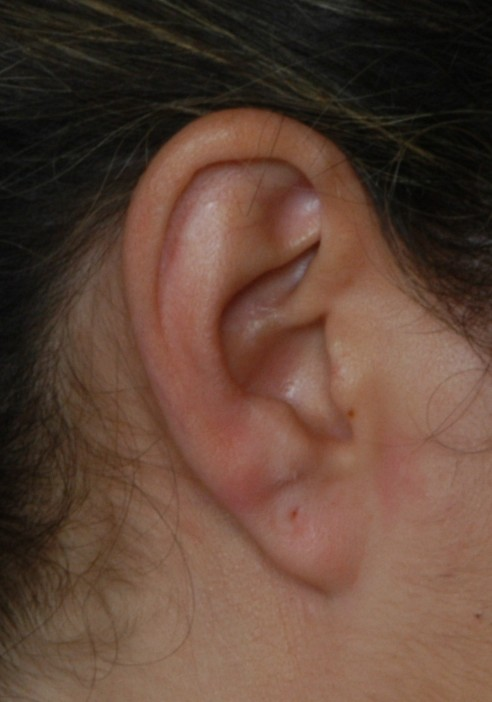
#> input picture TrainingData-CVLOO/001_down_ear.jpg, 492 x 702 px; its folder holds 4 pictures in this run
$ python hu-moments.py
#> lines starting #> are read from the running program, lines starting #| are printed output that depends on the picture; after the words box and inside, x2 and y2 are one past the last pixel; in counts of white or black regions, pixels touching at a corner belong together
import cv2
import os
import math


def euclideanDistance(A, B):
    suma = 0
    for i in range(0,7):
        suma += pow(B[i] - A[i], 2)
    return math.sqrt(suma)

def logNormalize(moment):
    if moment:
        return -1* math.copysign(1.0, moment) * math.log10(abs(moment))
    return 0

huMomentsMatrix = []
dirName = '../TrainingData-CVLOO'
imagesPaths = os.listdir(dirName)
imagesPaths.sort()
print('Calculating Hu Moments for our dataset..')
for path in imagesPaths:
    im = cv2.imread(os.path.join(dirName, path), cv2.IMREAD_GRAYSCALE)
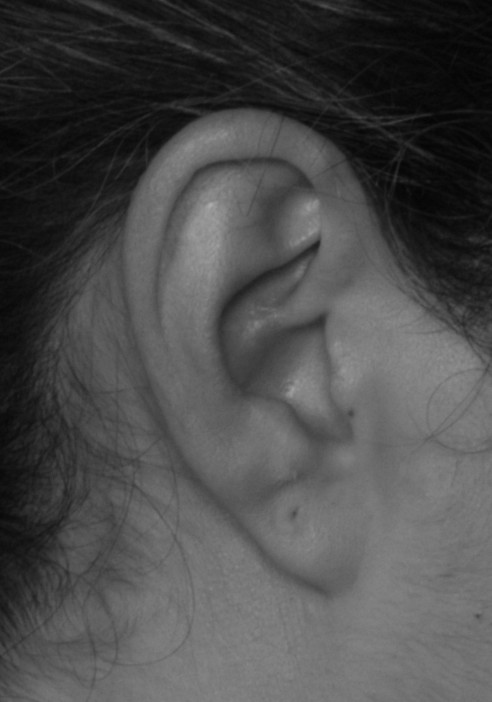
#> im: shape (702, 492); min 3, max 174, mean 75.3
    # cv2.imshow('res', im)
    im = cv2.adaptiveThreshold(im, 255, cv2.ADAPTIVE_THRESH_MEAN_C, cv2.THRESH_BINARY, 101, 1)
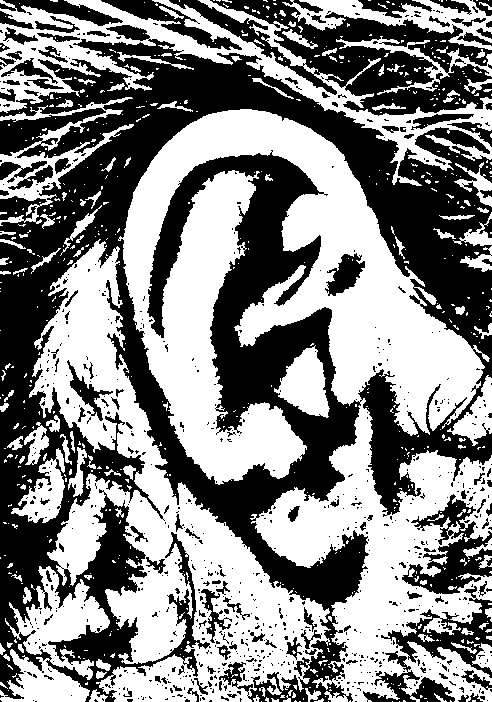
#> im: shape (702, 492); 52.3% white; 836 black regions (715 under 20 px), largest, box (x1, y1, x2, y2) and area: (0, 25, 492, 702) 125347, (169, 0, 492, 116) 14844, (402, 494, 492, 594) 3580
    # cv2.imshow('rest', im)
    # cv2.waitKey(0)
    moments = cv2.moments(im)
#> moments = moments, m00 46022400, centre m10/m00, m01/m00 = (250.9, 381.8)
    huMoments = cv2.HuMoments(moments)
#> huMoments = [0.00125, 2.18e-07, 2.62e-11, 2.79e-11, 7.51e-22, 1.26e-14, -5.68e-23]
    result = map(logNormalize, huMoments)
    huMomentsMatrix.append((list(result), path.split('_')[0]))
#> pass 2 of the loop `for path in imagesPaths:`:
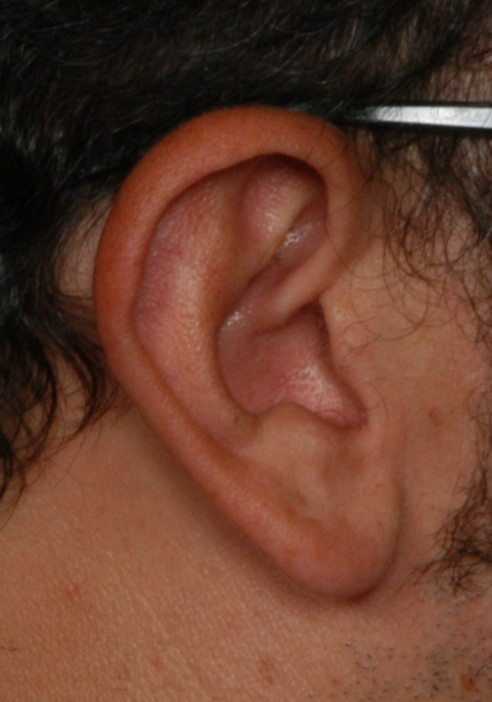
#> input picture TrainingData-CVLOO/009_front_ear.jpg, 492 x 702 px
#> `im = cv2.imread(os.path.join(dirName, path), cv2.IMREAD_GRAYSCALE)`:
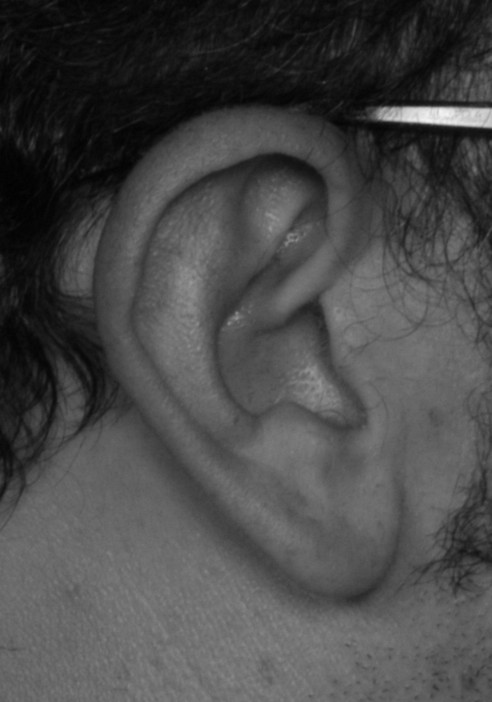
#> im: shape (702, 492); min 1, max 243, mean 72.7
#> `im = cv2.adaptiveThreshold(im, 255, cv2.ADAPTIVE_THRESH_MEAN_C, cv2.TH..`:
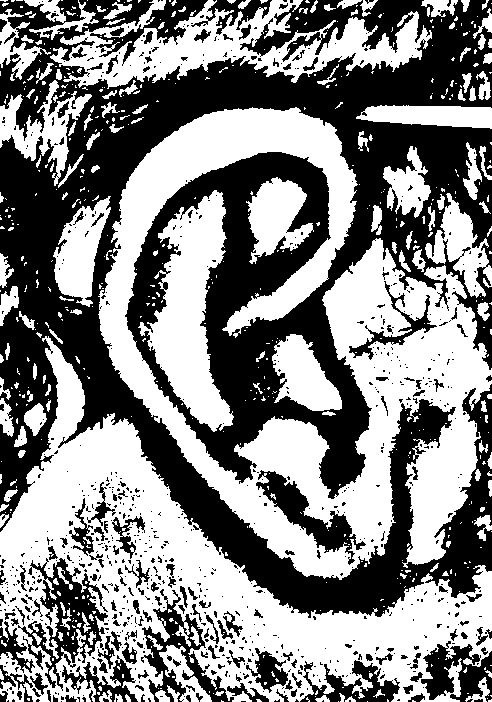
#> im: shape (702, 492); 52.4% white; 825 black regions (677 under 20 px), largest, box (x1, y1, x2, y2) and area: (0, 0, 492, 618) 133498, (18, 558, 108, 691) 3934, (141, 589, 234, 702) 2885
#> moments = moments, m00 46123635, centre m10/m00, m01/m00 = (248.2, 379.7)
#> huMoments = [0.00127, 1.91e-07, 5.6e-11, 2.21e-11, 7.6e-22, 8.46e-15, 1.57e-22]
#> pass 3 of the loop `for path in imagesPaths:`:
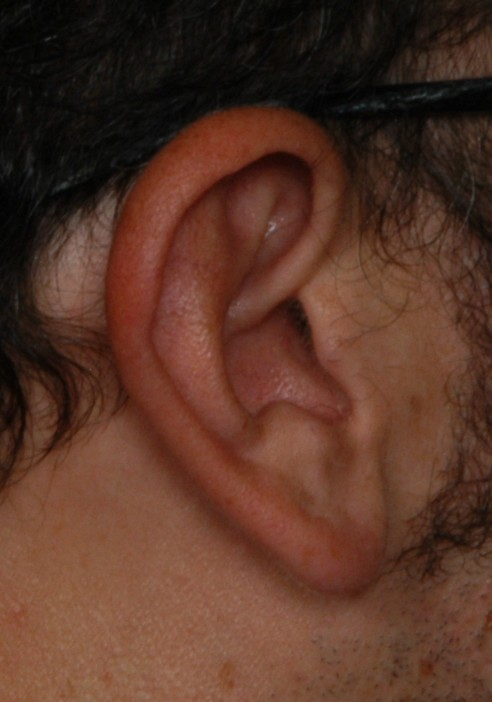
#> input picture TrainingData-CVLOO/009_left_ear.jpg, 492 x 702 px
#> `im = cv2.imread(os.path.join(dirName, path), cv2.IMREAD_GRAYSCALE)`:
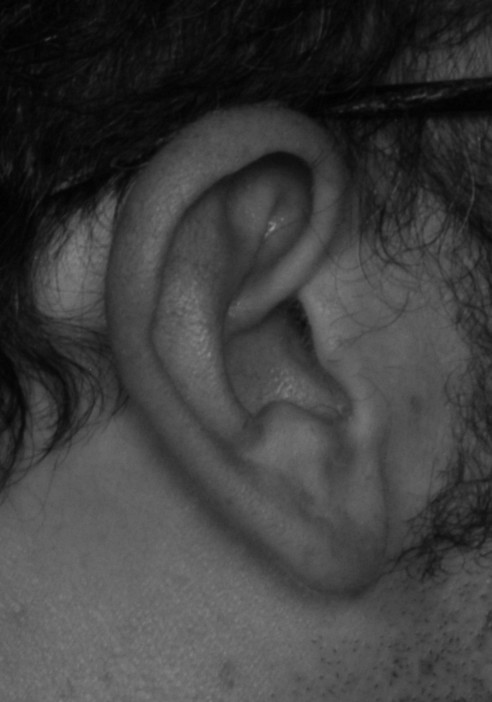
#> im: shape (702, 492); min 0, max 143, mean 62.2
#> `im = cv2.adaptiveThreshold(im, 255, cv2.ADAPTIVE_THRESH_MEAN_C, cv2.TH..`:
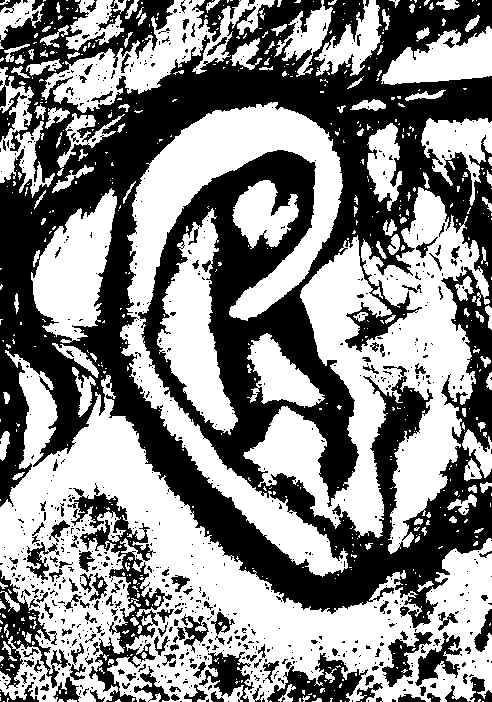
#> im: shape (702, 492); 53.2% white; 848 black regions (698 under 20 px), largest, box (x1, y1, x2, y2) and area: (0, 0, 492, 628) 134956, (71, 483, 172, 702) 4957, (0, 570, 71, 689) 2541
#> moments = moments, m00 46877925, centre m10/m00, m01/m00 = (246.3, 374.7)
#> huMoments = [0.00127, 1.93e-07, 2.18e-11, 1.37e-11, 2.34e-22, 5.91e-15, -4.2e-23]
#> the loop made 4 passes; the first 3 are shown

dirName = '../TestData-CVLOO'
#> dirName = '../TestData-CVLOO'
#> (the run stopped early here; a loop or call above may not have finished)
